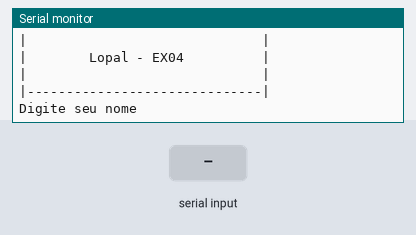
Recording of a sketch running on a simulated Arduino Uno, built with avr-gcc and run on an emulated ATmega328P. Shown: the last lines printed to the serial monitor. The test bench sets the inputs (shaded band).

Above: at 1.2 s.
1.3 s: "90,45\n" received over Serial
At 3.2 s:
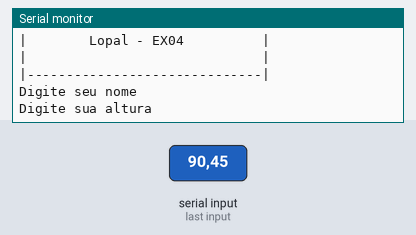
3.8 s: "30,150\n" received over Serial
At 4.3 s:
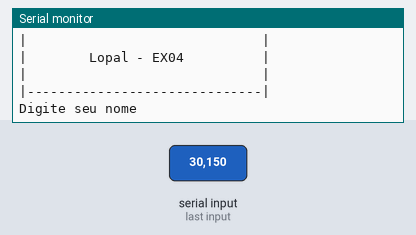
5.3 s: "5\n" received over Serial
At 6.1 s:
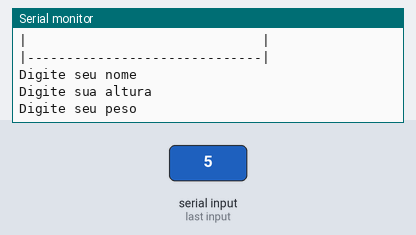

Measured:
- after the input at 1.3 s, the serial monitor: prints a new line after 1.0 s (image 1)
- after the input at 3.8 s, the serial monitor: prints a new line at once (image 2)

The sketch:

imc1.ino
```cpp
//Faça um programa que receba o nome, o peso e a altura de uma
//pessoa. Calcule e imprima o nome e o IMC dessa pessoa - IMC = peso
//(altura * altura).

//VARIÁVEIS
String nome = "";
float altura = 0;
float peso = 0;
float imc = 0;

void setup()
{
 Serial.begin(9600);
}

void loop()
{
  //Cabeçalho
  Serial.println("|------------------------------|");
  Serial.println("|                              |");
  Serial.println("|        Lopal - EX04          |");
  Serial.println("|                              |");
  Serial.println("|------------------------------|");

 Serial.println();
 Serial.println();

 //entrada
  Serial.println("Digite seu nome");
  while( ! Serial.available() ){}//Aguarda o usuário digitar (para loop)
  nome = Serial.readString(); // le o texto digitado pelo usuario
  nome.trim();

  Serial.println("Digite sua altura");
  while( ! Serial.available() ){}//Aguarda o usuário digitar (para loop)
  altura = Serial.parseFloat();

  Serial.println("Digite seu peso");
  while( ! Serial.available() ){}//Aguarda o usuário digitar (para loop)
  peso = Serial.parseFloat();


  //processamento
  imc = peso /(altura * altura);

  //saída
  Serial.println();//pula uma linha
  Serial.println("nome: " + nome );
  Serial.println("Sua IMC: " + String(imc) );

  Serial.println();//pula uma linha
}
```
